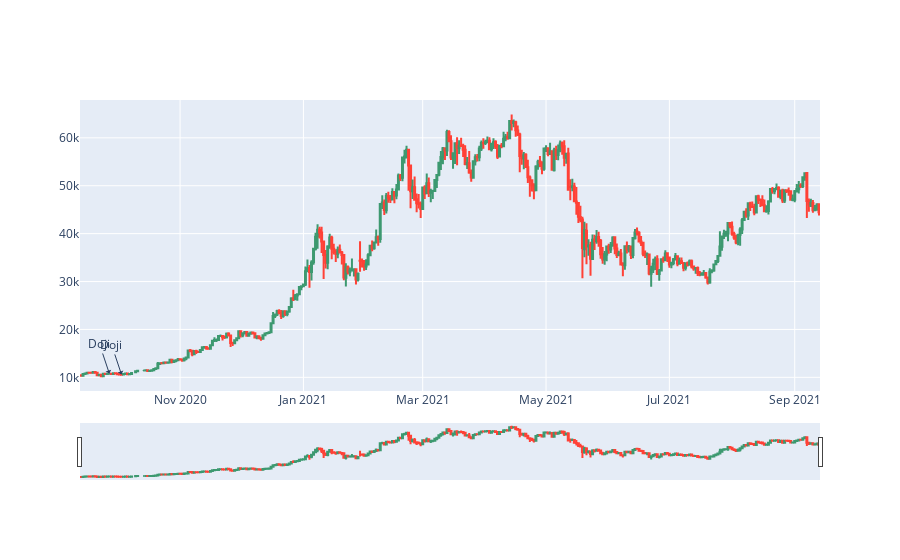

Here is the notebook cell this chart was saved with:
### Code cell
# Candle Recognitions

doji = talib.CDLDOJI(data['Open'], data['High'], data['Low'], data['Close'])
idx = np.where(doji != 0)[0]

fig = go.Figure()

fig.add_trace(go.Candlestick(
        x=data['Date'],
        open=data['Open'],
        high=data['High'],
        low=data['Low'],
        close=data['Close']
))

for i in idx:
    fig.add_annotation(
        x=data['Date'][i],
        y=data['High'][i],
        showarrow=True,
        text='Doji',
        arrowhead=1
    )


fig.update_layout(showlegend=False)


fig.show()

### Figure 1 — Plotly figure (JSON) as saved in the notebook; plotly's stock layout.template omitted (floating-point values rounded to 4 significant figures; data arrays with more than 128 entries replaced by an {"elided": "..."} marker saying what was removed)
{"data": [{"close": {"elided": "366 float values"}, "high": {"elided": "366 float values"}, "low": {"elided": "366 float values"}, "open": {"elided": "366 float values"}, "type": "candlestick", "x": {"elided": "366 str values"}}], "layout": {"annotations": [{"arrowhead": 1, "showarrow": true, "text": "Doji", "x": "2020-09-27", "y": 10800.0}, {"arrowhead": 1, "showarrow": true, "text": "Doji", "x": "2020-10-03", "y": 10610.0}], "showlegend": false}}
